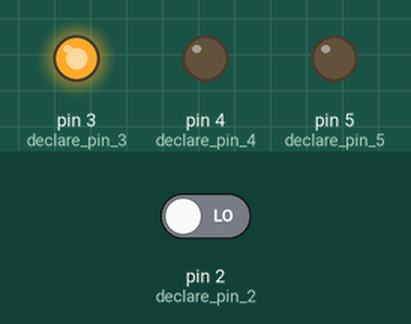
A sketch run on a simulated Arduino Uno, built with avr-gcc and run on an emulated ATmega328P. Parts: output pins drawn as LEDs (lit = HIGH). The test bench sets the inputs (shaded band); at power-on: pin 2 (declare_pin_2) LOW.

Above: at 6.8 s.
6.9 s: pin 2 (declare_pin_2) driven HIGH
At 7.4 s:
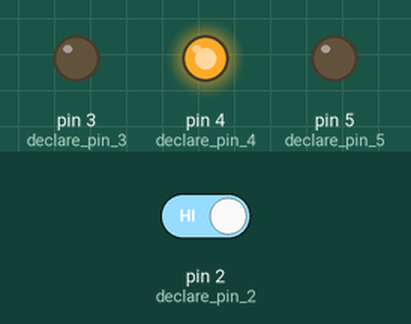
At 9.45 s:
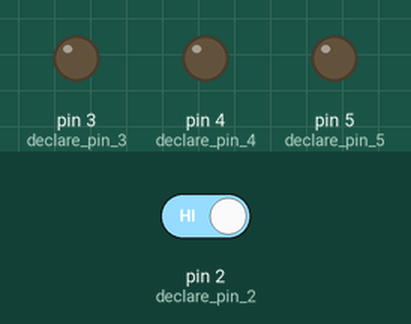
12.6 s: pin 2 (declare_pin_2) driven LOW
At 15.4 s:
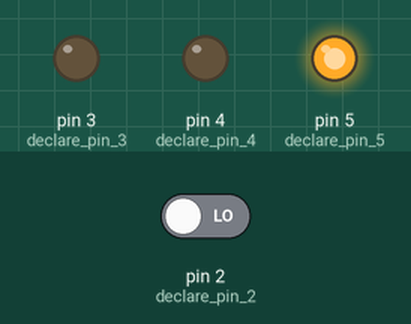
Timing chart, 0 to 26.1 s (numbered marks = the images above; inputs shaded):
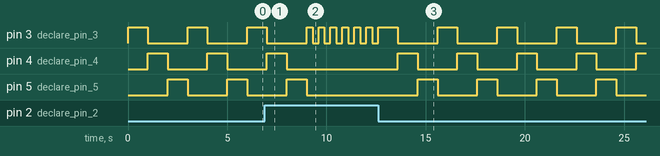

The sketch:

Lesson3_V5_CCS.ino
```cpp
void setup() {
  // set the LED pins as outputs:
  pinMode(3,OUTPUT); //declare pin 3 (green LED) as output
  pinMode(4,OUTPUT); //declare pin 4 (yellow LED) as output
  pinMode(5,OUTPUT); //declare pin 5 (red LED) as output
  pinMode(2,INPUT); //declare pin 2 (push button) as input


}

void loop() {

  if (digitalRead(2) == HIGH) {

  digitalWrite(3,HIGH);//Turns ON Green LED on pin 3
  digitalWrite(4,LOW);//Turns OFF Yellow LED on pin 4
  digitalWrite(5,LOW);//Turns OFF Red LED on pin 5

  delay(300);

  digitalWrite(3,LOW);//Turns OFF Green LED on pin 3
  digitalWrite(4,LOW);//Turns OFF Yellow LED on pin 4
  digitalWrite(5,LOW);//Turns OFF Red LED on pin 5

  delay(300);

  }else {
  // put your main code here, to run repeatedly:
  digitalWrite(3,HIGH);//Turns ON Green LED on pin 3
  digitalWrite(4,LOW);//Turns OFF Yellow LED on pin 4
  digitalWrite(5,LOW);//Turns OFF Red LED on pin 5

  delay(1000);

  digitalWrite(3,LOW);//Turns OFF Green LED on pin 3
  digitalWrite(4,HIGH);//Turns ON Yellow LED on pin 4
  digitalWrite(5,LOW);//Turns OFF Red LED on pin 5

  delay(1000);

  digitalWrite(3,LOW);//Turns OFF Green LED on pin 3
  digitalWrite(4,LOW);//Turns OFF Yellow LED on pin 4
  digitalWrite(5,HIGH);//Turns ON Red LED on pin 5

  delay(1000);
  }


}
```

Measured:
- after the input at 6.9 s, pin 4 (declare_pin_4): goes on until 8.0 s, then stays LOW; pin 5 (declare_pin_5): goes on until 9.0 s, then stays LOW
- after the input at 12.6 s, pin 3 (declare_pin_3), pin 4 (declare_pin_4): alternates HIGH for 1.0 s and LOW for 2.0 s, starting after 1.0 s; pin 5 (declare_pin_5): alternates HIGH for 1.0 s and LOW for 2.0 s, starting after 2.0 s
- by itself, pin 3 (declare_pin_3), pin 4 (declare_pin_4), pin 5 (declare_pin_5): alternates HIGH for 1.0 s and LOW for 2.0 s
